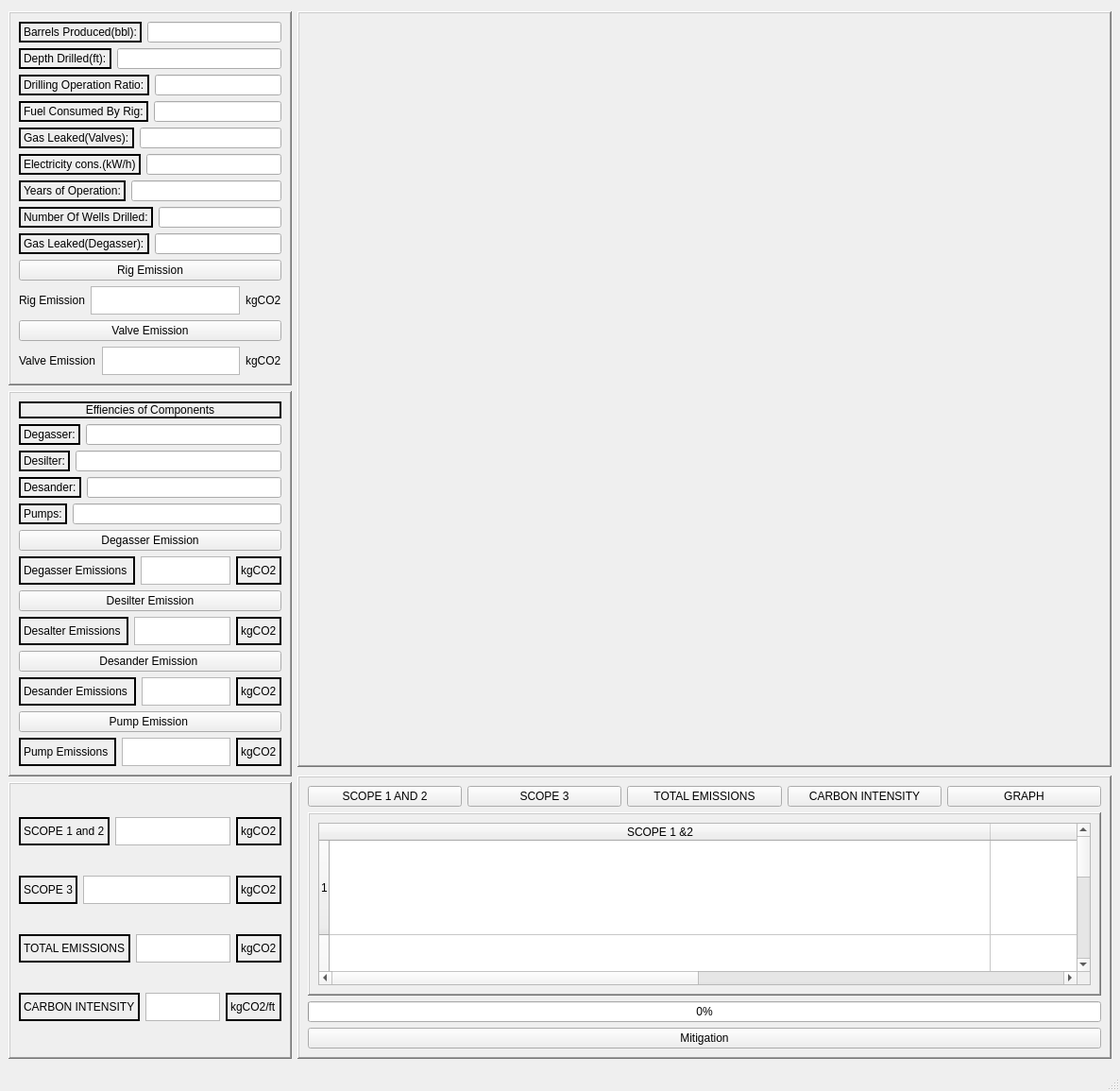
<?xml version="1.0" encoding="UTF-8"?>
<ui version="4.0">
 <class>MainWindow</class>
 <widget class="QMainWindow" name="MainWindow">
  <property name="geometry">
   <rect>
    <x>0</x>
    <y>0</y>
    <width>1186</width>
    <height>1155</height>
   </rect>
  </property>
  <property name="windowTitle">
   <string>CARBON INTENSITY CALCULATOR</string>
  </property>
  <property name="windowIcon">
   <iconset resource="../project/venv/Scripts/icon.qrc">
    <normaloff>:/i/carbon.ico</normaloff>:/i/carbon.ico</iconset>
  </property>
  <widget class="QWidget" name="centralwidget">
   <layout class="QGridLayout" name="gridLayout_4">
    <item row="1" column="1">
     <widget class="QFrame" name="frame_5">
      <property name="maximumSize">
       <size>
        <width>16777215</width>
        <height>300</height>
       </size>
      </property>
      <property name="frameShape">
       <enum>QFrame::WinPanel</enum>
      </property>
      <property name="frameShadow">
       <enum>QFrame::Raised</enum>
      </property>
      <layout class="QGridLayout" name="gridLayout_6">
       <item row="0" column="0">
        <layout class="QHBoxLayout" name="horizontalLayout_22">
         <item>
          <widget class="QPushButton" name="scope12_butt">
           <property name="text">
            <string>SCOPE 1 AND 2</string>
           </property>
          </widget>
         </item>
         <item>
          <widget class="QPushButton" name="scope3_butt">
           <property name="text">
            <string>SCOPE 3</string>
           </property>
          </widget>
         </item>
         <item>
          <widget class="QPushButton" name="total_butt">
           <property name="text">
            <string>TOTAL EMISSIONS</string>
           </property>
          </widget>
         </item>
         <item>
          <widget class="QPushButton" name="intensity_butt">
           <property name="font">
            <font>
             <pointsize>9</pointsize>
            </font>
           </property>
           <property name="text">
            <string>CARBON INTENSITY</string>
           </property>
          </widget>
         </item>
         <item>
          <widget class="QPushButton" name="pushButton">
           <property name="text">
            <string>GRAPH</string>
           </property>
          </widget>
         </item>
        </layout>
       </item>
       <item row="1" column="0">
        <widget class="QFrame" name="frame_6">
         <property name="frameShape">
          <enum>QFrame::WinPanel</enum>
         </property>
         <property name="frameShadow">
          <enum>QFrame::Raised</enum>
         </property>
         <layout class="QGridLayout" name="gridLayout_5">
          <item row="0" column="0">
           <widget class="QTableWidget" name="tableWidget">
            <attribute name="horizontalHeaderMinimumSectionSize">
             <number>50</number>
            </attribute>
            <attribute name="horizontalHeaderDefaultSectionSize">
             <number>700</number>
            </attribute>
            <attribute name="verticalHeaderVisible">
             <bool>true</bool>
            </attribute>
            <attribute name="verticalHeaderDefaultSectionSize">
             <number>100</number>
            </attribute>
            <row>
             <property name="text">
              <string>1</string>
             </property>
            </row>
            <row>
             <property name="text">
              <string>2</string>
             </property>
            </row>
            <row>
             <property name="text">
              <string>3</string>
             </property>
            </row>
            <column>
             <property name="text">
              <string>SCOPE 1 &amp;2</string>
             </property>
            </column>
            <column>
             <property name="text">
              <string>SCOPE 3</string>
             </property>
            </column>
           </widget>
          </item>
         </layout>
        </widget>
       </item>
       <item row="2" column="0">
        <widget class="QProgressBar" name="progressBar">
         <property name="value">
          <number>0</number>
         </property>
        </widget>
       </item>
       <item row="3" column="0">
        <widget class="QPushButton" name="m_butt">
         <property name="text">
          <string>Mitigation</string>
         </property>
        </widget>
       </item>
      </layout>
     </widget>
    </item>
    <item row="0" column="1">
     <widget class="QFrame" name="frame_4">
      <property name="minimumSize">
       <size>
        <width>850</width>
        <height>400</height>
       </size>
      </property>
      <property name="maximumSize">
       <size>
        <width>16777215</width>
        <height>800</height>
       </size>
      </property>
      <property name="frameShape">
       <enum>QFrame::WinPanel</enum>
      </property>
      <property name="frameShadow">
       <enum>QFrame::Raised</enum>
      </property>
      <widget class="QWidget" name="horizontalLayoutWidget">
       <property name="geometry">
        <rect>
         <x>9</x>
         <y>9</y>
         <width>831</width>
         <height>761</height>
        </rect>
       </property>
       <layout class="QHBoxLayout" name="horizontalLayout_15"/>
      </widget>
     </widget>
    </item>
    <item row="0" column="0" rowspan="2">
     <layout class="QVBoxLayout" name="verticalLayout_2">
      <item>
       <widget class="QFrame" name="frame_2">
        <property name="maximumSize">
         <size>
          <width>300</width>
          <height>16777215</height>
         </size>
        </property>
        <property name="frameShape">
         <enum>QFrame::WinPanel</enum>
        </property>
        <property name="frameShadow">
         <enum>QFrame::Raised</enum>
        </property>
        <layout class="QGridLayout" name="gridLayout_2">
         <item row="0" column="0">
          <layout class="QHBoxLayout" name="horizontalLayout">
           <item>
            <widget class="QLabel" name="barrels_produced">
             <property name="frameShape">
              <enum>QFrame::WinPanel</enum>
             </property>
             <property name="text">
              <string>Barrels Produced(bbl):</string>
             </property>
            </widget>
           </item>
           <item>
            <widget class="QLineEdit" name="barrels"/>
           </item>
          </layout>
         </item>
         <item row="1" column="0">
          <layout class="QHBoxLayout" name="horizontalLayout_2">
           <item>
            <widget class="QLabel" name="label">
             <property name="frameShape">
              <enum>QFrame::WinPanel</enum>
             </property>
             <property name="text">
              <string>Depth Drilled(ft):</string>
             </property>
            </widget>
           </item>
           <item>
            <widget class="QLineEdit" name="depth"/>
           </item>
          </layout>
         </item>
         <item row="2" column="0">
          <layout class="QHBoxLayout" name="horizontalLayout_3">
           <item>
            <widget class="QLabel" name="drill_ratio">
             <property name="frameShape">
              <enum>QFrame::WinPanel</enum>
             </property>
             <property name="text">
              <string>Drilling Operation Ratio:</string>
             </property>
            </widget>
           </item>
           <item>
            <widget class="QLineEdit" name="ratio"/>
           </item>
          </layout>
         </item>
         <item row="3" column="0">
          <layout class="QHBoxLayout" name="horizontalLayout_4">
           <item>
            <widget class="QLabel" name="fuel_consumed">
             <property name="frameShape">
              <enum>QFrame::WinPanel</enum>
             </property>
             <property name="text">
              <string>Fuel Consumed By Rig:</string>
             </property>
            </widget>
           </item>
           <item>
            <widget class="QLineEdit" name="fuel"/>
           </item>
          </layout>
         </item>
         <item row="4" column="0">
          <layout class="QHBoxLayout" name="horizontalLayout_5">
           <item>
            <widget class="QLabel" name="gas_leaked">
             <property name="frameShape">
              <enum>QFrame::WinPanel</enum>
             </property>
             <property name="text">
              <string>Gas Leaked(Valves):</string>
             </property>
            </widget>
           </item>
           <item>
            <widget class="QLineEdit" name="valves"/>
           </item>
          </layout>
         </item>
         <item row="5" column="0">
          <layout class="QHBoxLayout" name="horizontalLayout_6">
           <item>
            <widget class="QLabel" name="electricity_consumed">
             <property name="frameShape">
              <enum>QFrame::WinPanel</enum>
             </property>
             <property name="text">
              <string>Electricity cons.(kW/h)</string>
             </property>
            </widget>
           </item>
           <item>
            <widget class="QLineEdit" name="electricity"/>
           </item>
          </layout>
         </item>
         <item row="6" column="0">
          <layout class="QHBoxLayout" name="horizontalLayout_7">
           <item>
            <widget class="QLabel" name="years_operation">
             <property name="frameShape">
              <enum>QFrame::WinPanel</enum>
             </property>
             <property name="text">
              <string>Years of Operation:</string>
             </property>
            </widget>
           </item>
           <item>
            <widget class="QLineEdit" name="year"/>
           </item>
          </layout>
         </item>
         <item row="7" column="0">
          <layout class="QHBoxLayout" name="horizontalLayout_8">
           <item>
            <widget class="QLabel" name="number_wells">
             <property name="frameShape">
              <enum>QFrame::WinPanel</enum>
             </property>
             <property name="text">
              <string>Number Of Wells Drilled:</string>
             </property>
            </widget>
           </item>
           <item>
            <widget class="QLineEdit" name="wells"/>
           </item>
          </layout>
         </item>
         <item row="8" column="0">
          <layout class="QHBoxLayout" name="horizontalLayout_9">
           <item>
            <widget class="QLabel" name="gas_degasser">
             <property name="frameShape">
              <enum>QFrame::WinPanel</enum>
             </property>
             <property name="text">
              <string>Gas Leaked(Degasser):</string>
             </property>
            </widget>
           </item>
           <item>
            <widget class="QLineEdit" name="degasser_gas"/>
           </item>
          </layout>
         </item>
         <item row="9" column="0">
          <widget class="QPushButton" name="rig_butt">
           <property name="text">
            <string>Rig Emission</string>
           </property>
          </widget>
         </item>
         <item row="10" column="0">
          <layout class="QHBoxLayout" name="horizontalLayout_23">
           <item>
            <widget class="QLabel" name="label_17">
             <property name="maximumSize">
              <size>
               <width>16777215</width>
               <height>30</height>
              </size>
             </property>
             <property name="text">
              <string>Rig Emission</string>
             </property>
            </widget>
           </item>
           <item>
            <widget class="QListWidget" name="listWidget_8">
             <property name="maximumSize">
              <size>
               <width>16777215</width>
               <height>30</height>
              </size>
             </property>
             <property name="verticalScrollBarPolicy">
              <enum>Qt::ScrollBarAlwaysOff</enum>
             </property>
             <property name="horizontalScrollBarPolicy">
              <enum>Qt::ScrollBarAlwaysOff</enum>
             </property>
            </widget>
           </item>
           <item>
            <widget class="QLabel" name="label_18">
             <property name="maximumSize">
              <size>
               <width>16777215</width>
               <height>30</height>
              </size>
             </property>
             <property name="text">
              <string>kgCO2</string>
             </property>
            </widget>
           </item>
          </layout>
         </item>
         <item row="11" column="0">
          <widget class="QPushButton" name="valve_butt">
           <property name="text">
            <string>Valve Emission</string>
           </property>
          </widget>
         </item>
         <item row="12" column="0">
          <layout class="QHBoxLayout" name="horizontalLayout_24">
           <item>
            <widget class="QLabel" name="label_19">
             <property name="maximumSize">
              <size>
               <width>16777215</width>
               <height>30</height>
              </size>
             </property>
             <property name="text">
              <string>Valve Emission</string>
             </property>
            </widget>
           </item>
           <item>
            <widget class="QListWidget" name="listWidget_9">
             <property name="maximumSize">
              <size>
               <width>16777215</width>
               <height>30</height>
              </size>
             </property>
             <property name="verticalScrollBarPolicy">
              <enum>Qt::ScrollBarAlwaysOff</enum>
             </property>
             <property name="horizontalScrollBarPolicy">
              <enum>Qt::ScrollBarAlwaysOff</enum>
             </property>
            </widget>
           </item>
           <item>
            <widget class="QLabel" name="label_20">
             <property name="maximumSize">
              <size>
               <width>16777215</width>
               <height>30</height>
              </size>
             </property>
             <property name="text">
              <string>kgCO2</string>
             </property>
            </widget>
           </item>
          </layout>
         </item>
        </layout>
       </widget>
      </item>
      <item>
       <widget class="QFrame" name="frame_3">
        <property name="maximumSize">
         <size>
          <width>300</width>
          <height>16777215</height>
         </size>
        </property>
        <property name="frameShape">
         <enum>QFrame::WinPanel</enum>
        </property>
        <property name="frameShadow">
         <enum>QFrame::Raised</enum>
        </property>
        <layout class="QGridLayout" name="gridLayout_3">
         <item row="0" column="0">
          <widget class="QLabel" name="label_6">
           <property name="maximumSize">
            <size>
             <width>16777215</width>
             <height>30</height>
            </size>
           </property>
           <property name="frameShape">
            <enum>QFrame::WinPanel</enum>
           </property>
           <property name="text">
            <string>Effiencies of Components</string>
           </property>
           <property name="alignment">
            <set>Qt::AlignCenter</set>
           </property>
          </widget>
         </item>
         <item row="1" column="0">
          <layout class="QHBoxLayout" name="horizontalLayout_10">
           <item>
            <widget class="QLabel" name="eff_degasser">
             <property name="frameShape">
              <enum>QFrame::WinPanel</enum>
             </property>
             <property name="text">
              <string>Degasser:</string>
             </property>
            </widget>
           </item>
           <item>
            <widget class="QLineEdit" name="degasser"/>
           </item>
          </layout>
         </item>
         <item row="2" column="0">
          <layout class="QHBoxLayout" name="horizontalLayout_11">
           <item>
            <widget class="QLabel" name="eff_desilter">
             <property name="frameShape">
              <enum>QFrame::WinPanel</enum>
             </property>
             <property name="text">
              <string>Desilter:</string>
             </property>
            </widget>
           </item>
           <item>
            <widget class="QLineEdit" name="desilter"/>
           </item>
          </layout>
         </item>
         <item row="3" column="0">
          <layout class="QHBoxLayout" name="horizontalLayout_12">
           <item>
            <widget class="QLabel" name="eff_desander">
             <property name="frameShape">
              <enum>QFrame::WinPanel</enum>
             </property>
             <property name="text">
              <string>Desander:</string>
             </property>
            </widget>
           </item>
           <item>
            <widget class="QLineEdit" name="desander"/>
           </item>
          </layout>
         </item>
         <item row="4" column="0">
          <layout class="QHBoxLayout" name="horizontalLayout_14">
           <item>
            <widget class="QLabel" name="eff_desander_3">
             <property name="frameShape">
              <enum>QFrame::WinPanel</enum>
             </property>
             <property name="text">
              <string>Pumps:</string>
             </property>
            </widget>
           </item>
           <item>
            <widget class="QLineEdit" name="desander_3"/>
           </item>
          </layout>
         </item>
         <item row="5" column="0">
          <widget class="QPushButton" name="degasser_butt">
           <property name="maximumSize">
            <size>
             <width>16777215</width>
             <height>30</height>
            </size>
           </property>
           <property name="text">
            <string>Degasser Emission</string>
           </property>
          </widget>
         </item>
         <item row="6" column="0">
          <layout class="QHBoxLayout" name="horizontalLayout_18">
           <item>
            <widget class="QLabel" name="label_9">
             <property name="maximumSize">
              <size>
               <width>16777215</width>
               <height>30</height>
              </size>
             </property>
             <property name="frameShape">
              <enum>QFrame::WinPanel</enum>
             </property>
             <property name="text">
              <string>Degasser Emissions </string>
             </property>
            </widget>
           </item>
           <item>
            <widget class="QListWidget" name="listWidget_4">
             <property name="maximumSize">
              <size>
               <width>16777215</width>
               <height>30</height>
              </size>
             </property>
             <property name="verticalScrollBarPolicy">
              <enum>Qt::ScrollBarAlwaysOff</enum>
             </property>
             <property name="horizontalScrollBarPolicy">
              <enum>Qt::ScrollBarAlwaysOff</enum>
             </property>
            </widget>
           </item>
           <item>
            <widget class="QLabel" name="label_10">
             <property name="maximumSize">
              <size>
               <width>16777215</width>
               <height>30</height>
              </size>
             </property>
             <property name="frameShape">
              <enum>QFrame::WinPanel</enum>
             </property>
             <property name="text">
              <string>kgCO2</string>
             </property>
            </widget>
           </item>
          </layout>
         </item>
         <item row="7" column="0">
          <widget class="QPushButton" name="desilter_valve">
           <property name="text">
            <string>Desilter Emission</string>
           </property>
          </widget>
         </item>
         <item row="8" column="0">
          <layout class="QHBoxLayout" name="horizontalLayout_19">
           <item>
            <widget class="QLabel" name="label_11">
             <property name="maximumSize">
              <size>
               <width>16777215</width>
               <height>30</height>
              </size>
             </property>
             <property name="frameShape">
              <enum>QFrame::WinPanel</enum>
             </property>
             <property name="text">
              <string>Desalter Emissions </string>
             </property>
            </widget>
           </item>
           <item>
            <widget class="QListWidget" name="listWidget_5">
             <property name="maximumSize">
              <size>
               <width>16777215</width>
               <height>30</height>
              </size>
             </property>
             <property name="verticalScrollBarPolicy">
              <enum>Qt::ScrollBarAlwaysOff</enum>
             </property>
             <property name="horizontalScrollBarPolicy">
              <enum>Qt::ScrollBarAlwaysOff</enum>
             </property>
            </widget>
           </item>
           <item>
            <widget class="QLabel" name="label_12">
             <property name="maximumSize">
              <size>
               <width>16777215</width>
               <height>30</height>
              </size>
             </property>
             <property name="frameShape">
              <enum>QFrame::WinPanel</enum>
             </property>
             <property name="text">
              <string>kgCO2</string>
             </property>
            </widget>
           </item>
          </layout>
         </item>
         <item row="9" column="0">
          <widget class="QPushButton" name="desander_butt">
           <property name="text">
            <string>Desander Emission </string>
           </property>
          </widget>
         </item>
         <item row="10" column="0">
          <layout class="QHBoxLayout" name="horizontalLayout_20">
           <item>
            <widget class="QLabel" name="label_13">
             <property name="maximumSize">
              <size>
               <width>16777215</width>
               <height>30</height>
              </size>
             </property>
             <property name="frameShape">
              <enum>QFrame::WinPanel</enum>
             </property>
             <property name="text">
              <string>Desander Emissions </string>
             </property>
            </widget>
           </item>
           <item>
            <widget class="QListWidget" name="listWidget_6">
             <property name="maximumSize">
              <size>
               <width>16777215</width>
               <height>30</height>
              </size>
             </property>
             <property name="verticalScrollBarPolicy">
              <enum>Qt::ScrollBarAlwaysOff</enum>
             </property>
             <property name="horizontalScrollBarPolicy">
              <enum>Qt::ScrollBarAlwaysOff</enum>
             </property>
            </widget>
           </item>
           <item>
            <widget class="QLabel" name="label_14">
             <property name="maximumSize">
              <size>
               <width>16777215</width>
               <height>30</height>
              </size>
             </property>
             <property name="frameShape">
              <enum>QFrame::WinPanel</enum>
             </property>
             <property name="text">
              <string>kgCO2</string>
             </property>
            </widget>
           </item>
          </layout>
         </item>
         <item row="11" column="0">
          <widget class="QPushButton" name="desander_butt_2">
           <property name="text">
            <string>Pump Emission </string>
           </property>
          </widget>
         </item>
         <item row="12" column="0">
          <layout class="QHBoxLayout" name="horizontalLayout_21">
           <item>
            <widget class="QLabel" name="label_15">
             <property name="maximumSize">
              <size>
               <width>16777215</width>
               <height>30</height>
              </size>
             </property>
             <property name="frameShape">
              <enum>QFrame::WinPanel</enum>
             </property>
             <property name="text">
              <string>Pump Emissions </string>
             </property>
            </widget>
           </item>
           <item>
            <widget class="QListWidget" name="listWidget_7">
             <property name="maximumSize">
              <size>
               <width>16777215</width>
               <height>30</height>
              </size>
             </property>
             <property name="verticalScrollBarPolicy">
              <enum>Qt::ScrollBarAlwaysOff</enum>
             </property>
             <property name="horizontalScrollBarPolicy">
              <enum>Qt::ScrollBarAlwaysOff</enum>
             </property>
            </widget>
           </item>
           <item>
            <widget class="QLabel" name="label_16">
             <property name="maximumSize">
              <size>
               <width>16777215</width>
               <height>30</height>
              </size>
             </property>
             <property name="frameShape">
              <enum>QFrame::WinPanel</enum>
             </property>
             <property name="text">
              <string>kgCO2</string>
             </property>
            </widget>
           </item>
          </layout>
         </item>
        </layout>
       </widget>
      </item>
      <item>
       <widget class="QFrame" name="frame">
        <property name="minimumSize">
         <size>
          <width>0</width>
          <height>0</height>
         </size>
        </property>
        <property name="maximumSize">
         <size>
          <width>300</width>
          <height>16777215</height>
         </size>
        </property>
        <property name="frameShape">
         <enum>QFrame::WinPanel</enum>
        </property>
        <property name="frameShadow">
         <enum>QFrame::Raised</enum>
        </property>
        <layout class="QGridLayout" name="gridLayout">
         <item row="5" column="0">
          <layout class="QHBoxLayout" name="horizontalLayout_27">
           <item>
            <widget class="QLabel" name="label_25">
             <property name="maximumSize">
              <size>
               <width>16777215</width>
               <height>30</height>
              </size>
             </property>
             <property name="frameShape">
              <enum>QFrame::WinPanel</enum>
             </property>
             <property name="text">
              <string>CARBON INTENSITY</string>
             </property>
            </widget>
           </item>
           <item>
            <widget class="QListWidget" name="listWidget_12">
             <property name="maximumSize">
              <size>
               <width>16777215</width>
               <height>30</height>
              </size>
             </property>
             <property name="verticalScrollBarPolicy">
              <enum>Qt::ScrollBarAlwaysOff</enum>
             </property>
             <property name="horizontalScrollBarPolicy">
              <enum>Qt::ScrollBarAlwaysOff</enum>
             </property>
            </widget>
           </item>
           <item>
            <widget class="QLabel" name="label_26">
             <property name="maximumSize">
              <size>
               <width>16777215</width>
               <height>30</height>
              </size>
             </property>
             <property name="frameShape">
              <enum>QFrame::WinPanel</enum>
             </property>
             <property name="text">
              <string>kgCO2/ft</string>
             </property>
            </widget>
           </item>
          </layout>
         </item>
         <item row="2" column="0">
          <layout class="QHBoxLayout" name="horizontalLayout_13">
           <item>
            <widget class="QLabel" name="label_2">
             <property name="maximumSize">
              <size>
               <width>16777215</width>
               <height>30</height>
              </size>
             </property>
             <property name="frameShape">
              <enum>QFrame::WinPanel</enum>
             </property>
             <property name="text">
              <string>SCOPE 1 and 2</string>
             </property>
            </widget>
           </item>
           <item>
            <widget class="QListWidget" name="listWidget">
             <property name="maximumSize">
              <size>
               <width>16777215</width>
               <height>30</height>
              </size>
             </property>
             <property name="verticalScrollBarPolicy">
              <enum>Qt::ScrollBarAlwaysOff</enum>
             </property>
             <property name="horizontalScrollBarPolicy">
              <enum>Qt::ScrollBarAlwaysOff</enum>
             </property>
            </widget>
           </item>
           <item>
            <widget class="QLabel" name="label_7">
             <property name="maximumSize">
              <size>
               <width>16777215</width>
               <height>30</height>
              </size>
             </property>
             <property name="frameShape">
              <enum>QFrame::WinPanel</enum>
             </property>
             <property name="text">
              <string>kgCO2</string>
             </property>
            </widget>
           </item>
          </layout>
         </item>
         <item row="4" column="0">
          <layout class="QHBoxLayout" name="horizontalLayout_17">
           <item>
            <widget class="QLabel" name="label_4">
             <property name="maximumSize">
              <size>
               <width>16777215</width>
               <height>30</height>
              </size>
             </property>
             <property name="frameShape">
              <enum>QFrame::WinPanel</enum>
             </property>
             <property name="text">
              <string>TOTAL EMISSIONS</string>
             </property>
            </widget>
           </item>
           <item>
            <widget class="QListWidget" name="listWidget_3">
             <property name="maximumSize">
              <size>
               <width>16777215</width>
               <height>30</height>
              </size>
             </property>
             <property name="verticalScrollBarPolicy">
              <enum>Qt::ScrollBarAlwaysOff</enum>
             </property>
             <property name="horizontalScrollBarPolicy">
              <enum>Qt::ScrollBarAlwaysOff</enum>
             </property>
            </widget>
           </item>
           <item>
            <widget class="QLabel" name="label_5">
             <property name="maximumSize">
              <size>
               <width>16777215</width>
               <height>30</height>
              </size>
             </property>
             <property name="frameShape">
              <enum>QFrame::WinPanel</enum>
             </property>
             <property name="text">
              <string>kgCO2</string>
             </property>
            </widget>
           </item>
          </layout>
         </item>
         <item row="3" column="0">
          <layout class="QHBoxLayout" name="horizontalLayout_16">
           <item>
            <widget class="QLabel" name="label_3">
             <property name="maximumSize">
              <size>
               <width>16777215</width>
               <height>30</height>
              </size>
             </property>
             <property name="frameShape">
              <enum>QFrame::WinPanel</enum>
             </property>
             <property name="text">
              <string>SCOPE 3</string>
             </property>
            </widget>
           </item>
           <item>
            <widget class="QListWidget" name="listWidget_2">
             <property name="maximumSize">
              <size>
               <width>16777215</width>
               <height>30</height>
              </size>
             </property>
             <property name="verticalScrollBarPolicy">
              <enum>Qt::ScrollBarAlwaysOff</enum>
             </property>
             <property name="horizontalScrollBarPolicy">
              <enum>Qt::ScrollBarAlwaysOff</enum>
             </property>
            </widget>
           </item>
           <item>
            <widget class="QLabel" name="label_8">
             <property name="maximumSize">
              <size>
               <width>16777215</width>
               <height>30</height>
              </size>
             </property>
             <property name="frameShape">
              <enum>QFrame::WinPanel</enum>
             </property>
             <property name="text">
              <string>kgCO2</string>
             </property>
            </widget>
           </item>
          </layout>
         </item>
        </layout>
       </widget>
      </item>
     </layout>
    </item>
   </layout>
   <widget class="QLabel" name="my_result_rig_emission">
    <property name="geometry">
     <rect>
      <x>168</x>
      <y>135</y>
      <width>16</width>
      <height>19</height>
     </rect>
    </property>
    <property name="text">
     <string/>
    </property>
   </widget>
   <widget class="QLabel" name="my_result_desilter_emission">
    <property name="geometry">
     <rect>
      <x>168</x>
      <y>261</y>
      <width>16</width>
      <height>19</height>
     </rect>
    </property>
    <property name="text">
     <string/>
    </property>
   </widget>
   <widget class="QLabel" name="my_result_desanderr_emission">
    <property name="geometry">
     <rect>
      <x>168</x>
      <y>387</y>
      <width>16</width>
      <height>19</height>
     </rect>
    </property>
    <property name="text">
     <string/>
    </property>
   </widget>
   <widget class="QLabel" name="my_result_scope_3">
    <property name="geometry">
     <rect>
      <x>168</x>
      <y>514</y>
      <width>16</width>
      <height>19</height>
     </rect>
    </property>
    <property name="text">
     <string/>
    </property>
   </widget>
   <widget class="QLabel" name="my_result7_total_emission">
    <property name="geometry">
     <rect>
      <x>168</x>
      <y>640</y>
      <width>16</width>
      <height>19</height>
     </rect>
    </property>
    <property name="text">
     <string/>
    </property>
   </widget>
   <widget class="QLabel" name="my_result_carbon_intensity">
    <property name="geometry">
     <rect>
      <x>168</x>
      <y>892</y>
      <width>16</width>
      <height>19</height>
     </rect>
    </property>
    <property name="text">
     <string/>
    </property>
   </widget>
  </widget>
  <widget class="QStatusBar" name="statusbar"/>
  <widget class="QMenuBar" name="menuBar">
   <property name="geometry">
    <rect>
     <x>0</x>
     <y>0</y>
     <width>1186</width>
     <height>26</height>
    </rect>
   </property>
  </widget>
  <action name="actionEmissions">
   <property name="text">
    <string>Emissions</string>
   </property>
  </action>
  <action name="actionMitigation">
   <property name="text">
    <string>Mitigation</string>
   </property>
  </action>
 </widget>
 <resources>
  <include location="../project/venv/Scripts/icon.qrc"/>
 </resources>
 <connections/>
</ui>
